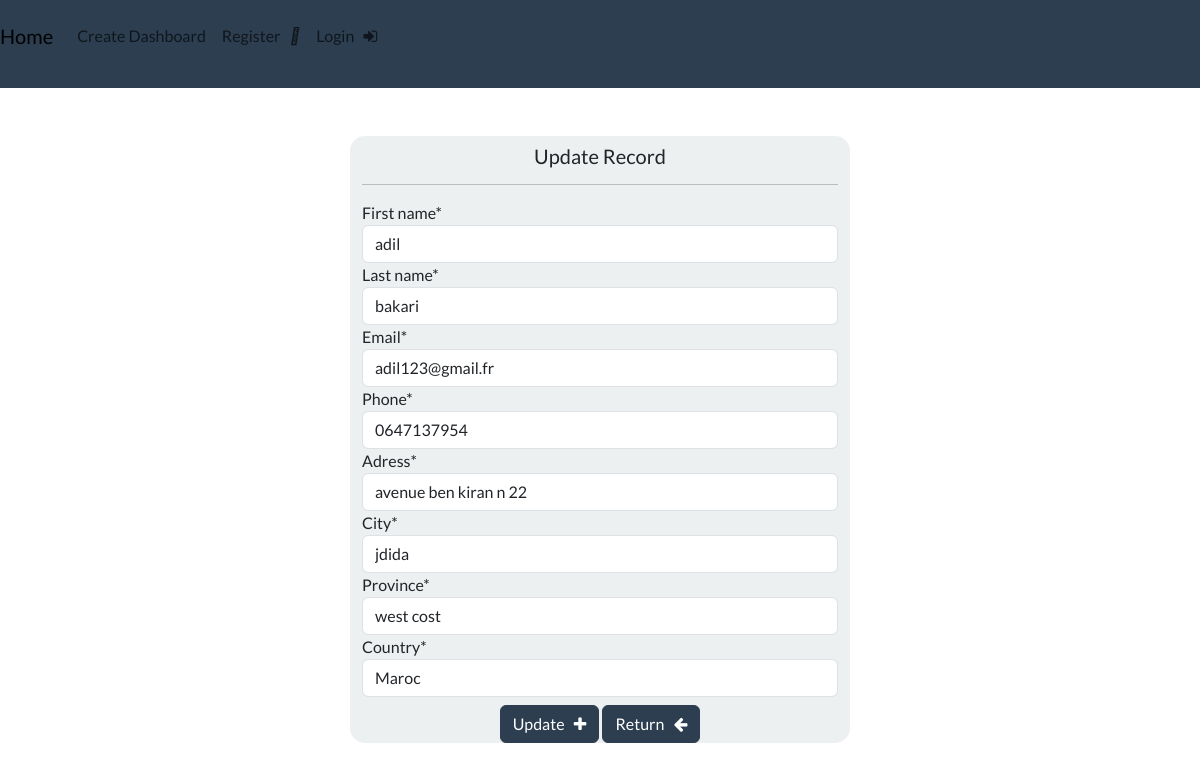
Page /update/9/ on the committed database.
### webapp/models.py (models this page shows, shortened)
class Record(models.Model):
	first_name = models.CharField(max_length=30)
	last_name = models.CharField(max_length=30)
	date_time = models.DateTimeField(auto_now_add=True)
	email = models.EmailField(max_length=254, unique=True)
	phone = models.CharField(max_length=20)
	adress = models.CharField(max_length=300)
	city = models.CharField(max_length=100)
	province = models.CharField(max_length=150)
	country = models.CharField(max_length=30)
	class Meta:
		verbose_name_plural = "Record"

### webapp/views.py (the view)
# urls.py: path('update/<int:pk>/', views.update_view, name="update-link"),
def update_view(request, pk):
	record = get_object_or_404(Record, id=pk)
	if request.method == "POST":
		form = updateForm(request.POST, instance=record)
		if form.is_valid():
			form.save()
			messages.success(request, "success updated")
			return redirect('webapp:dashboard-link')
	else:
		form = updateForm(instance=record)
	return render(request, 'webapp/update.html', {'form':form})

### webapp/forms.py
class updateForm(forms.ModelForm):
	class Meta:
		model = Record
		fields = ['first_name','last_name','email',
			'phone', 'adress', 'city', 'province', 'country'
		]

### webapp/templates/webapp/update.html (shortened to what this page needs)
{% extends 'webapp/base.html' %}
{% load crispy_forms_tags %}
{% block content %}
<div class="container mt-5 bg-light form-layout">
	<h5 class="text-center pt-2">Update Record</h5>
	<hr>
	<form  method="post"/>
		{{form|crispy}}
	<div class="d-flex justify-content-center mt-2">
		<button type="submit" class="btn btn-primary">Update &nbsp; <i class="fa fa-plus" aria-hidden="true"></i></button>&nbsp;
		<button type="submit" class="btn btn-primary" href="{% url 'webapp:dashboard-link' %}">Return &nbsp; <i class="fa fa-arrow-left" aria-hidden="true"></i></button>
	</div>
</div>
{% endblock %}

### static/css/style.css (style rules this page uses)
.form-layout { border-radius: 15px; width: 500px; }

### rows in the picture
Record: first_name "adil", last_name "bakari", email "adil123@gmail.fr", phone "0647137954", adress "avenue ben kiran n 22", city "jdida", province "west cost", country "Maroc"
